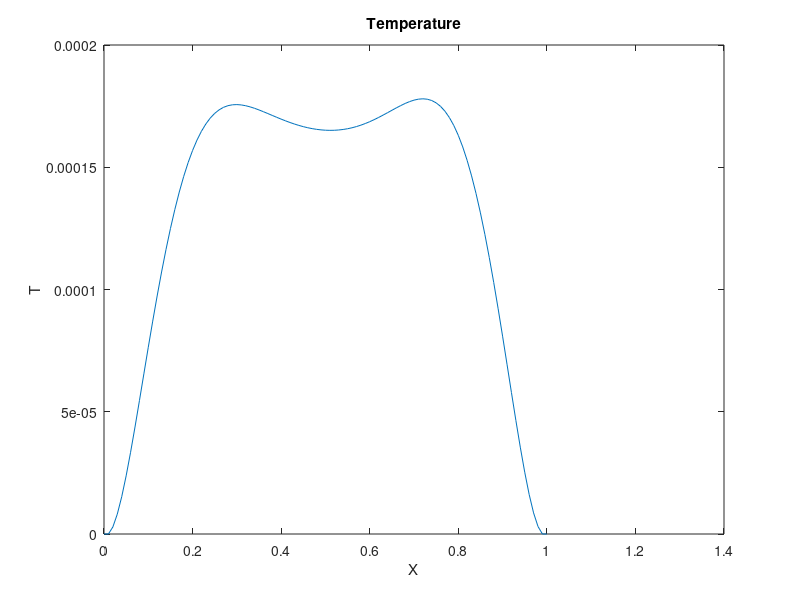

Here is the MATLAB script that generated this plot:
clear
m=101;
dx=0.010;
dx4=dx*dx*dx*dx;
ss=5.0;
Twall=0.0;
T=zeros(m);x=zeros(m);Txx=zeros(m);
x(1)=0.0;
T(1)=Twall; To(1)=Twall;
for i=1:m-1
  x(i+1)=x(i)+dx;

end
%nstep=10000000;
nstep=10000;
for kk=1:nstep
  T(1)=0.0; T(2)=0.0;
  T(m)=0.0; T(m-1)=0.0;
  for i=3:m-2
    T(i)=(dx4*ss-(T(i+2)-4.*T(i+1)-4.0*T(i-1)+T(i-2)))/6.0;
  end

end
Txx(1)=2.*(T(2)-T(1))/(dx*dx);
Txx(m)=2.*(T(m-1)-T(m))/(dx*dx);
for i=2:m-1
  Txx(i)=(T(i+1)-2.*T(i)+T(i-1))/(dx*dx);
end
figure(1)
plot(x,T)

title('Temperature')
xlabel('X')
ylabel('T')
